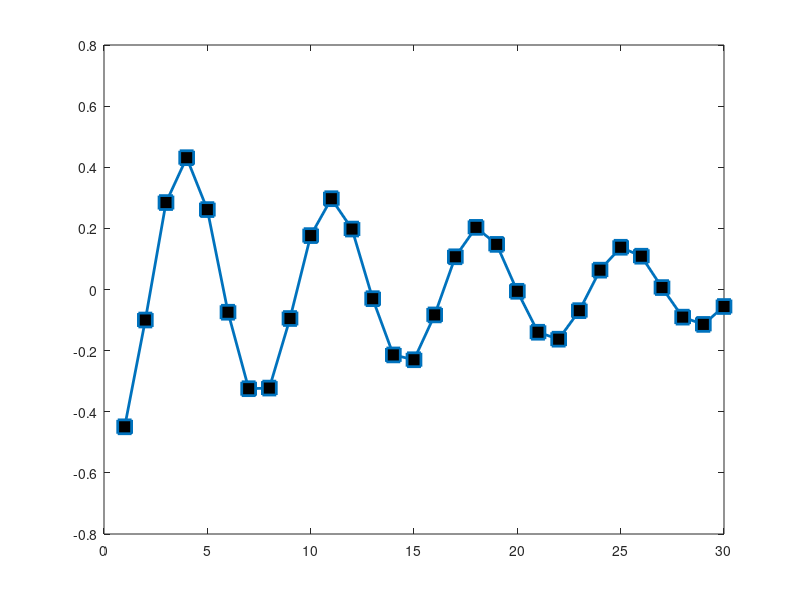
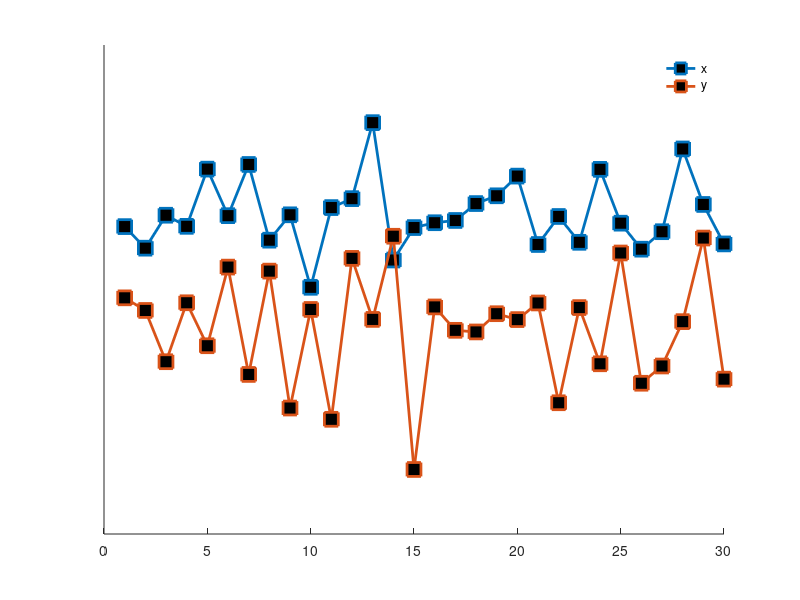
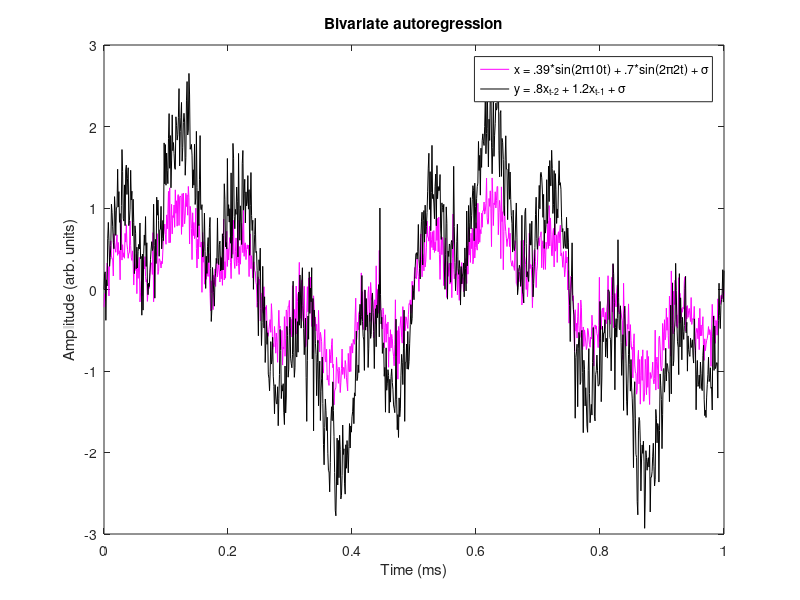

Write MATLAB code to recreate these figures, in order. (Note: this script raises an error after producing the figures.)
%%  VIDEO: Granger causality (or prediction, whatever)
% univariate autoregressive model parameters
a1 = 1.2;
a2 = -.9;
N = 30;

% start with two random points
x = randn(2,1);

% add new points according to previous weighted values
for t=2:N-1
    x(t+1) = a1*x(t) + a2*x(t-1);
end


% and plot
figure(11), clf
plot(x,'s-','markerfacecolor','k','markersize',10,'linew',2)


%% bivariate autoregression

% regression parameters
a1 = 1.2;
a2 = -.9;
N = 30;

% initialize data vectors
x = randn(N,1);
y = randn(2,1);

% new y
for t=2:N-1
    y(t+1) = a1*x(t) + a2*x(t-1);
end

figure(12), clf, hold on
plot(1:N,x  ,'s-','markerfacecolor','k','markersize',10,'linew',2)
plot(1:N,y-3,'s-','markerfacecolor','k','markersize',10,'linew',2)
legend({'x';'y'},'box','off')
set(gca,'ytick',[])

%% a longer example of bivariate autoregression

% frequencies for the sine waves
freq1 = 10;
freq2 = 2;

% simulation parameters
srate = 1000;
time  = 0:1/srate:1;

% define x
x = .39*sin(2*pi*freq1.*time) + .7*sin(2*pi*freq2.*time) + randn(size(time))/5;

% define y by x
y = [0 .2];
for i=3:length(x)
    y(i) = .8*x(i-2) + 1.2*x(i-1) + randn/5;
end

figure(13), clf
plot(time,x,'m',time,y,'k')

xlabel('Time (ms)')
ylabel('Amplitude (arb. units)')
title('Bivariate autoregression')

legend({[ 'x = .39*sin(2\pi' num2str(freq1) 't) + .7*sin(2\pi' num2str(freq2) 't) + \sigma' ],'y = .8x_{t-2} + 1.2x_{t-1} + \sigma'})


%% Autoregression model estimation
% construct autoregression model
x=1;
for i=1:30
    x(i+1) = 1.1*x(i);
end

% recover parameters using armorf function (note: this function is taken
% from the BSMART toolbox (available online).
[Ax,Ex] = armorf(x,1,length(x),1);
fprintf('\n\n')
disp('Univariate AR, timeseries 1:')
disp([ '  Autoregression coefficient (order=1): ' num2str(Ax) ', Error: ' num2str(Ex) ]);

% try using order=2;
[Ax,Ex] = armorf(x,1,length(x), 2);
disp([ '  Autoregression coefficients (order=2): ' num2str(Ax) ', Error: ' num2str(Ex) ]);
disp(' ')





%%% another example with true order=2
x=[1 1.5];
for i=1:30
    x(i+2) = 1.1*x(i) + -.3*x(i+1);
end

% recover parameters using armorf function
[Ax,Ex] = armorf(x,1,length(x),1);
disp('Univariate AR, timeseries 2:')
disp([ '  Autoregression coefficient (order=1): ' num2str(Ax) ', Error: ' num2str(Ex) ]);

% try using order=2;
[Ax,Ex] = armorf(x,1,length(x),2);
disp([ '  Autoregression coefficients (order=2): ' num2str(Ax) ', Error: ' num2str(Ex) ]);
fprintf('\n')






%%% another example with bivariate
x = .39*sin(2*pi*freq1.*time) + .7*sin(2*pi*freq2.*time) + randn(size(time))/10;
y = [0 0];
for i=1:length(x)-2
    y(i+2) = -.8*x(i) + 1.2*x(i+1);
end

% 
[Axy,Exy] = armorf([x; y],1,length(x),2);
disp('Bivariate AR:')
Axy
Exy

%%%%% NOTE: In the video I explained the organization of Axy incorrectly.
%%%%% The correct organization is as follows:
% Note: variable Axy is organized as:
%    XX_1 XX_1  YX_2 YX_2
%    XY_1 XY_1  YY_2 YY_2


%% Directed synchrony through Granger prediction


% load our favorite EEG data
load sampleEEGdata.mat

% define channels to compute granger synchrony between
chan1name = 'fcz';
chan2name = 'o1';

% find the index of those channels
chan1 = find( strcmpi(chan1name,{EEG.chanlocs.labels}) );
chan2 = find( strcmpi(chan2name,{EEG.chanlocs.labels}) );

% define autoregression parameters (can leave as default for now)
order = 14;


% get AR coefficients and error from each signal
[Ax,Ex] = armorf(EEG.data(chan1,:,1),1,EEG.pnts,order);
[Ay,Ey] = armorf(EEG.data(chan2,:,1),1,EEG.pnts,order);


%%% we are going to reconstruct the data using the autoregressive coefficients
x = zeros(1,EEG.pnts);
y = zeros(1,EEG.pnts);

x(1:order) = EEG.data(chan1,1:order,1);
y(1:order) = EEG.data(chan2,1:order,1);

for i=order+1:EEG.pnts
    
    % initialize
    thispointX = 0;
    thispointY = 0;
    
    for ai=1:order
        thispointX = thispointX + EEG.data(chan1,i-ai,1)*Ax(ai);
        thispointY = thispointY + EEG.data(chan2,i-ai,1)*Ay(ai);
    end
    x(i-1) = thispointX;
    y(i-1) = thispointY;
end

figure(14), clf
subplot(211)
plot(EEG.times,EEG.data(chan1,:,1),'b', EEG.times,x,'r')
legend({'Real data';'Reconstructed from ARmodel'})

subplot(212)
plot(EEG.times,EEG.data(chan2,:,1),'b', EEG.times,y,'r')
legend({'Real data';'Reconstructed from ARmodel'})

%% Now for Granger prediction


% Bivariate autoregression and associated error term
[Axy,E] = armorf(EEG.data([chan1 chan2],:,1),1,EEG.pnts,order);


% time-domain causal estimate
granger_chan2_to_chan1 = log(Ex/E(1,1));
granger_chan1_to_chan2 = log(Ey/E(2,2));

disp([ 'Granger prediction from ' chan1name ' to ' chan2name ' is ' num2str(granger_chan1_to_chan2) ]);
disp([ 'Granger prediction from ' chan2name ' to ' chan1name ' is ' num2str(granger_chan2_to_chan1) ]);

%% Now we compute granger prediction over time

% initialize
x2yT = zeros(1,EEG.pnts);
y2xT = zeros(1,EEG.pnts);

% GC parameters
iwin   = 300; % in ms
iorder = 15;  % in ms


% convert window/order to points
win   = round(iwin/(1000/EEG.srate));
order = round(iorder/(1000/EEG.srate));

for timei=1:EEG.pnts-win
    
    % data from all trials in this time window
    % Data should be normalized before computing Granger estimates
    tempdata = zscore(reshape(EEG.data([chan1 chan2],timei:timei+win-1,1),2,win),0,2);
    
    %% fit AR models (model estimation from bsmart toolbox)
    [Ax,Ex] = armorf(tempdata(1,:),1,win,order);
    [Ay,Ey] = armorf(tempdata(2,:),1,win,order);
    [Axy,E] = armorf(tempdata     ,1,win,order);
    
    % time-domain causal estimate
    y2xT(timei) = log(Ex/E(1,1));
    x2yT(timei) = log(Ey/E(2,2));
    
end

% draw lines
figure(15), clf, hold on

plot(EEG.times,x2yT)
plot(EEG.times,y2xT,'r')
legend({[ 'GC: ' chan1name ' -> ' chan2name ];[ 'GC: ' chan2name ' -> ' chan1name ]})

title([ 'Window length: ' num2str(iwin) ' ms, order: ' num2str(iorder) ' ms' ])
xlabel('Time (ms)')
ylabel('Granger prediction estimate')
set(gca,'xlim',[-200 1000])
